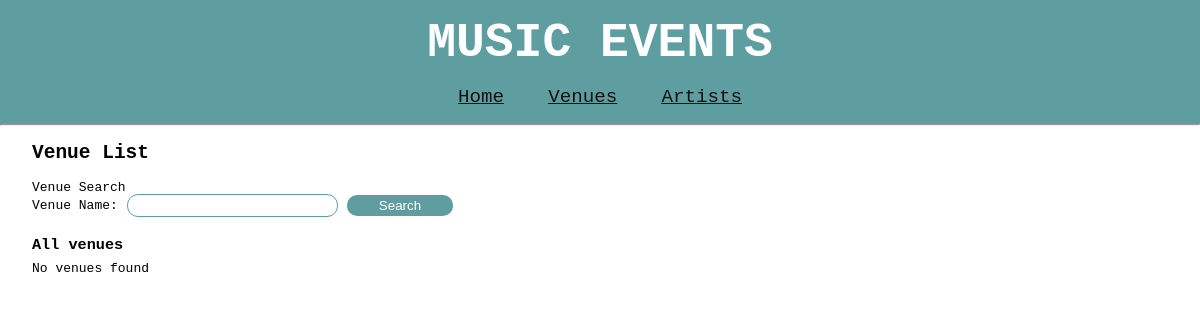
/venues/list/, run on an earlier commit of the app's database.
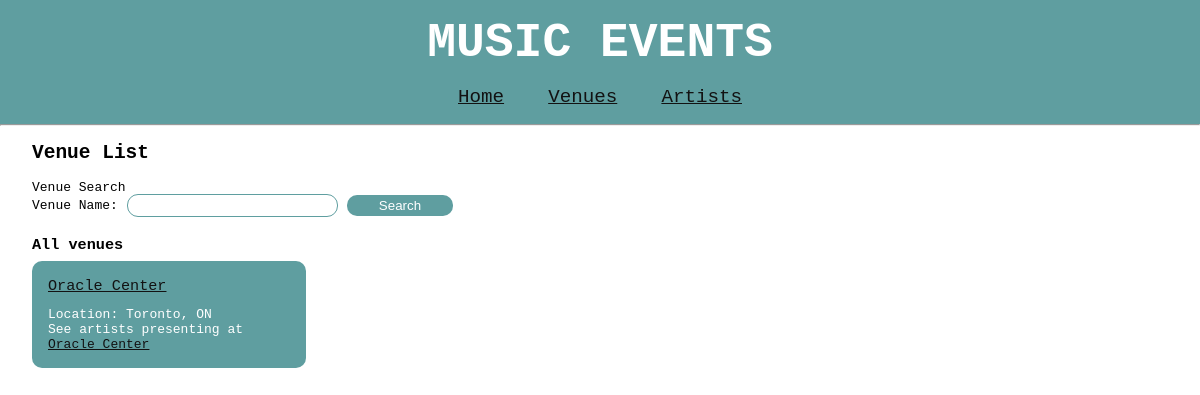
And on a later commit of the database.
### music_events/models.py (models this page shows, shortened)
class Venue(models.Model):
    name = models.CharField(max_length=200, blank=False, unique=True)
    city = models.CharField(max_length=200, blank=False)
    state = models.CharField(max_length=2, blank=False)

### music_events/views.py (the view)
# urls.py: path('venues/list/', views.venue_list, name='venue_list'),
def venue_list(request):
    form = VenueSearchForm()
    search_name = request.GET.get('search_name')
    if search_name:
        venues_results = Venue.objects.filter(name__icontains=search_name).order_by('name')
    else:
        venues_results = Venue.objects.all().order_by('name')
    return render(request, 'music_events/venues/venue_list.html',
                  {'venues': venues_results,
                   'form': form,
                   'search_term': search_name})

### music_events/forms.py
class VenueSearchForm(forms.Form):
    search_name = forms.CharField(label='Venue Name', max_length=200)

### music_events/templates/music_events/venues/venue_list.html
{% extends 'music_events/base.html' %} {% block content %}
<h2>Venue List</h2>
<div>
  <p>Venue Search</p>
  <form action="{% url 'events:venue_list' %}">
    {{ form }}
    <input type="submit" class="btn" value="Search" />
  </form>
  <div class="filtered-results">
    {% if search_term %}
    <h3 id="venue-list-title">
      Venues matching '{{ search_term }}'
      <a href="{% url 'events:venue_list' %}" id="clear_search">clear</a>
    </h3>
    {% else %}
    <h3 id="venue-list-title">All venues</h3>
    {% endif %}
  </div>
    <div class="list">
        {% for venue in venues %}
        <div id="venue-{{ venue.pk }}" class="row">
          <p class="item-name">
            <a href=""
              >{{ venue.name }}</a
            >
          </p>
          <p class="item-location">Location: {{ venue.city }}, {{ venue.state }}</p>
          <p>
            See artists presenting at
            <a href=""
              >{{ venue.name }}</a
            >
          </p>
        </div>
        {% empty %}
        <p>No venues found</p>
        {% endfor %}
    </div>
</div>
{% endblock %}

What changed in the data, as far as the page shows it:
added Venue: name "Oracle Center", city "Toronto", state "ON"
Also different on the page:
text no longer shown: "No venues found"
